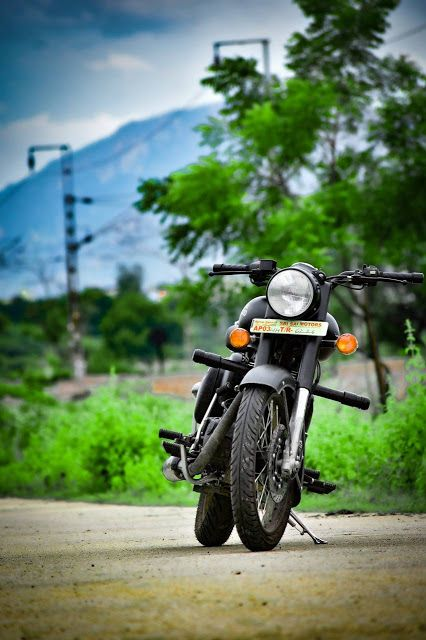
#> input picture bike.jpg, 426 x 640 px
$ jupyter execute Histogram.ipynb
#> lines starting #> are read from the running program, lines starting #| are printed output that depends on the picture
[cell 1]
import cv2

# importing library for plotting
from matplotlib import pyplot as plt

# reads an input image
img = cv2.imread('bike.jpg',0)
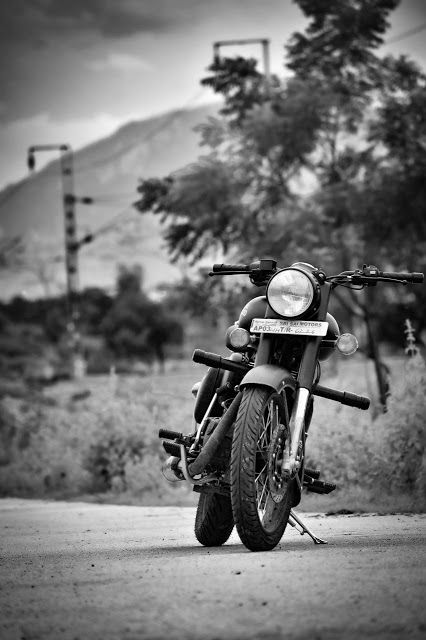
#> img: shape (640, 426); min 0, max 255, mean 114.5
plt.imshow(img)
plt.show()


# find frequency of pixels in range 0-255
histr = cv2.calcHist([img],[0],None,[256],[0,256])
#> histr = 256 values, max 1722 at index 0, min 41 at index 253, mean 1065

# show the plotting graph of an image

plt.plot(histr)
plt.show()
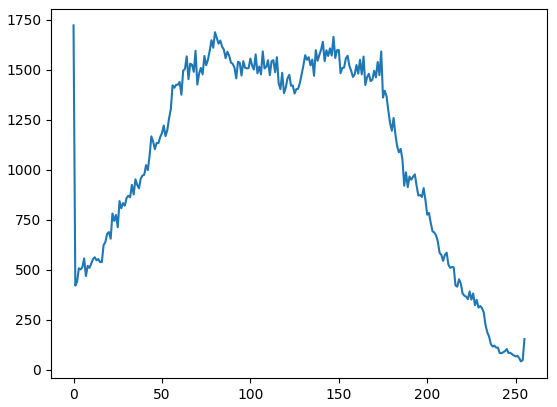
#> figure drawn by matplotlib, 1 panel; curve peaks at x = 0, y = 1722
